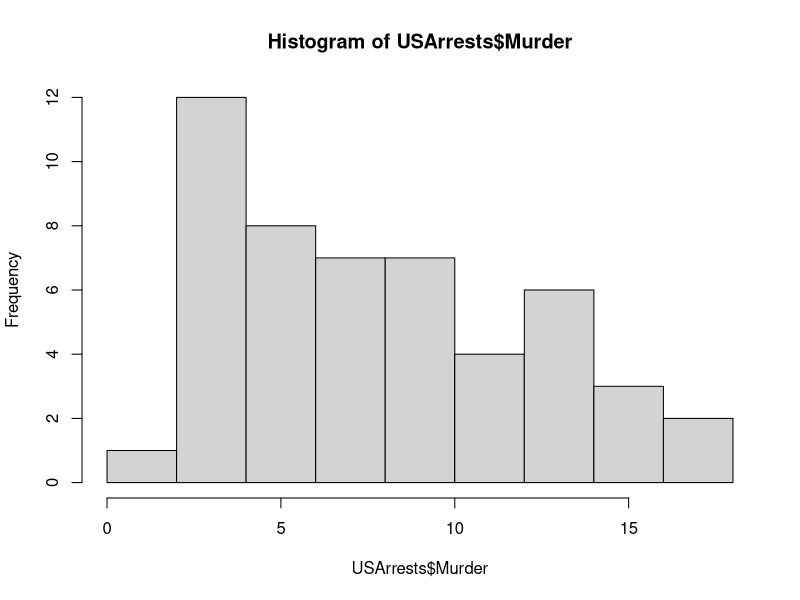
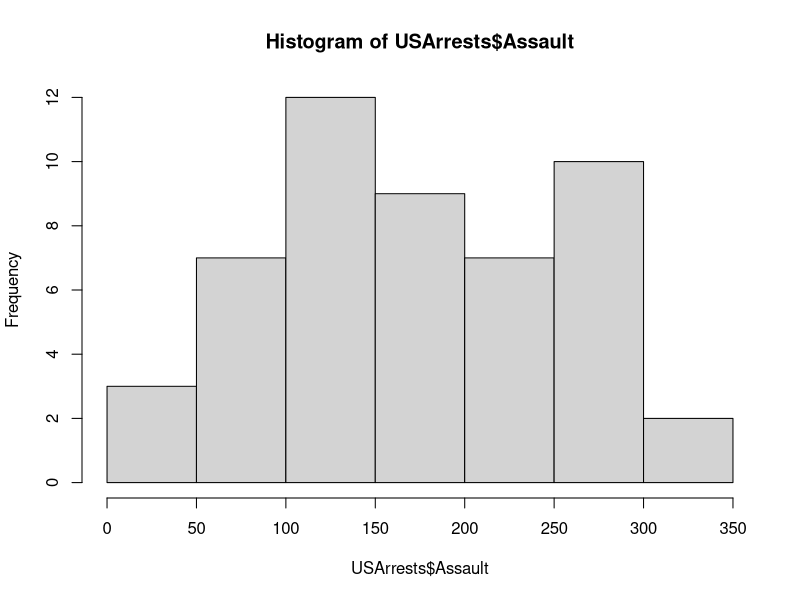
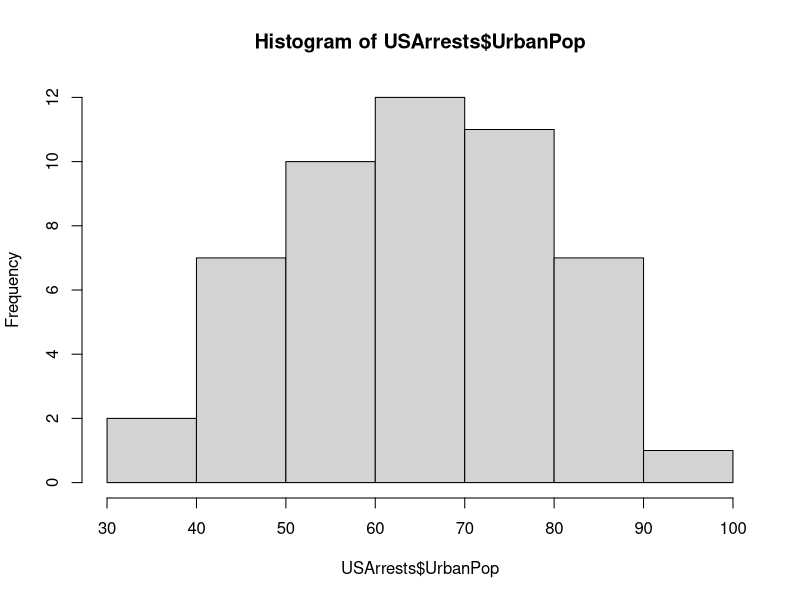
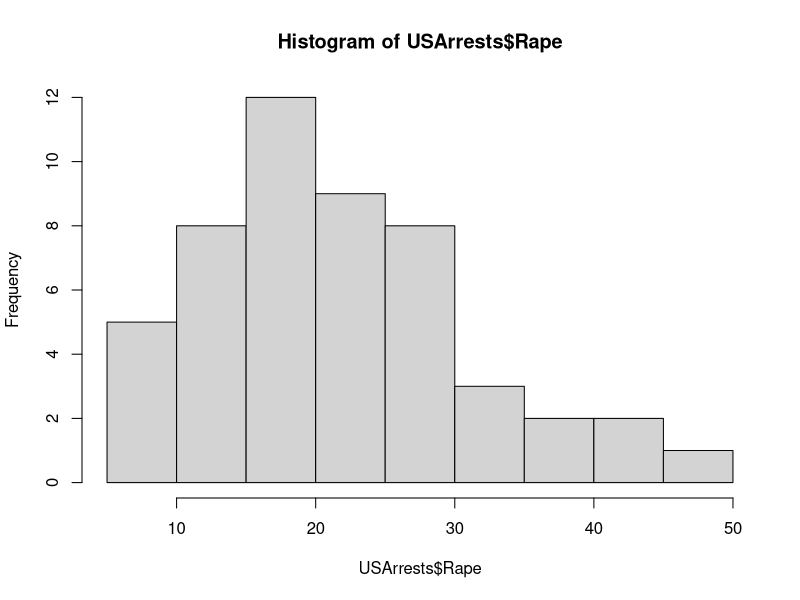
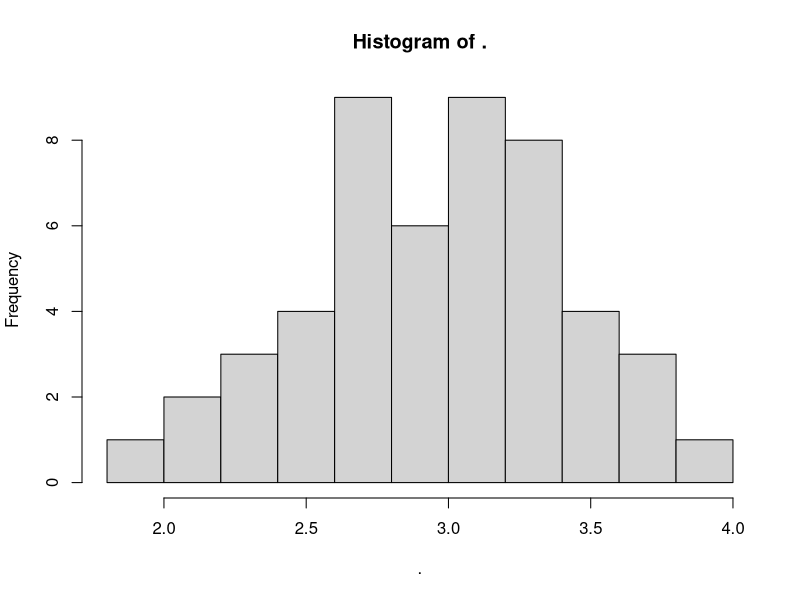

R code for these plots, in order:
#R Source Code File 2#
#Exploratory Analysis of the USArrests dataset#
#Isabelle and Diego??s First Pair Assignment#
#Collaborative Social Science Data Analysis#

#Let??s approach the dataset 
?USArrests
data("USArrests")
ls()
names(USArrests)

#####Summary statistics#####
summary(USArrests$Murder)
#Number of arrests per 100,000 residents for murder
#Median=7.250, Mean=7.788
summary(USArrests$Assault)
#Number of arrests per 100,000 residents for assault
#Median=159.0, Mean=170.8
summary(USArrests$UrbanPop)
#Percent of the population living in urban areas
#Median=66.00, Mean=65.54
summary(USArrests$Rape)
#Number of arrests per 100,000 residents for rape
#Median=20.10, Mean=21.23

#The data cover the values for those variables 
#in each of the 50 US states in 1973

#####Histograms#####
hist(USArrests$Murder)
#8 US states have 10 arrests per 100,000 residents for murder
#12 US states have around 4 arrests per 100,000 residents for murder

## MBK: I suggest you save the results of the graphs into .png files so you
# could include them into a markdown document for the repo 
# such as the README.md. 
hist(USArrests$Assault)
dev.print(png, "Assualt.png", width = 1024, height = 720)
hist(USArrests$UrbanPop)
dev.print(png, "UrbanPop.png", width = 1024, height = 720)
hist(USArrests$Rape)
dev.print(png, "Rape.png", width = 1024, height = 720)
#variable rape is skewed

#using the package dplyr for piping
library(dplyr)
#we log the variable rape since its distribution is skewed
log(USArrests$Rape) %>% hist
